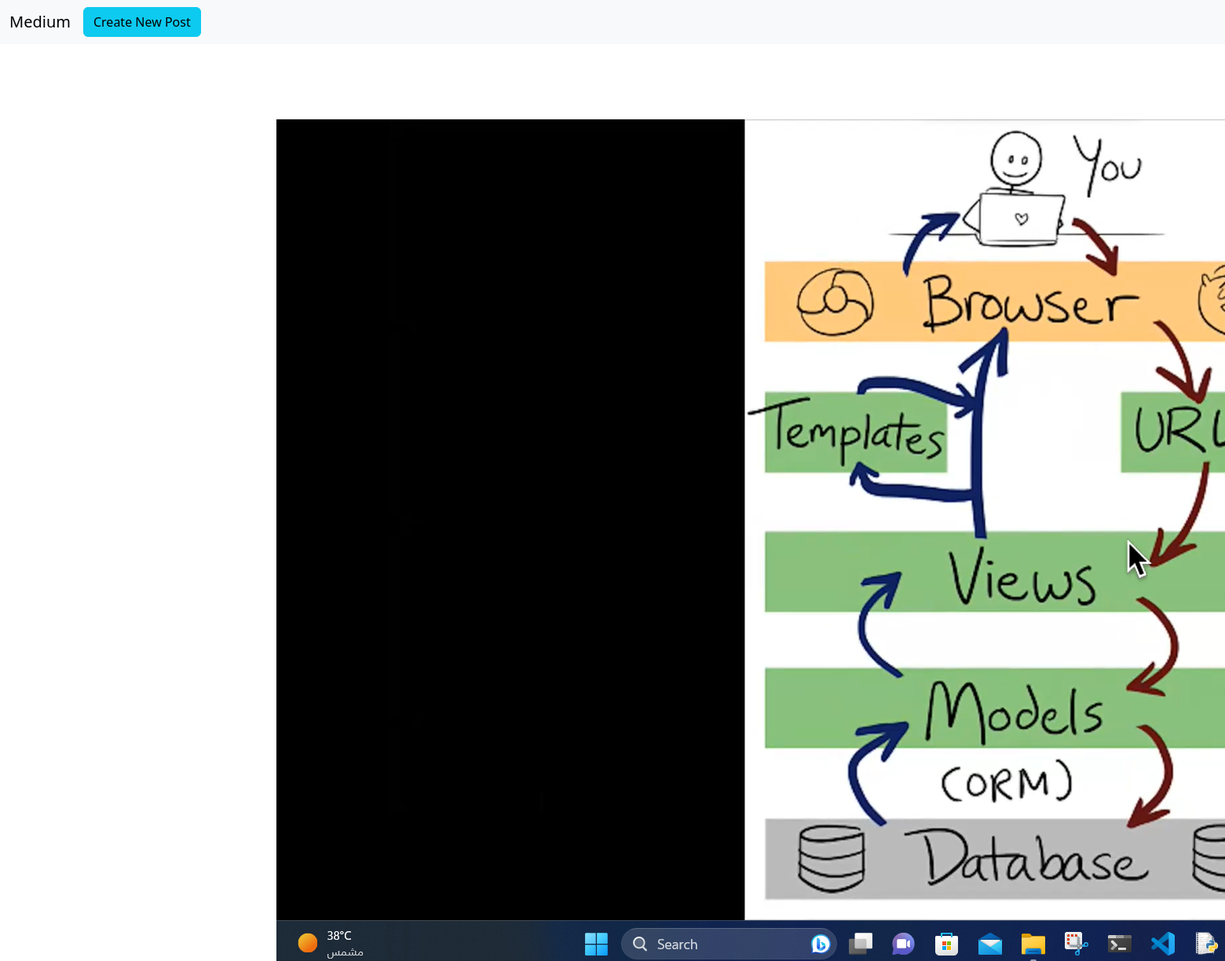
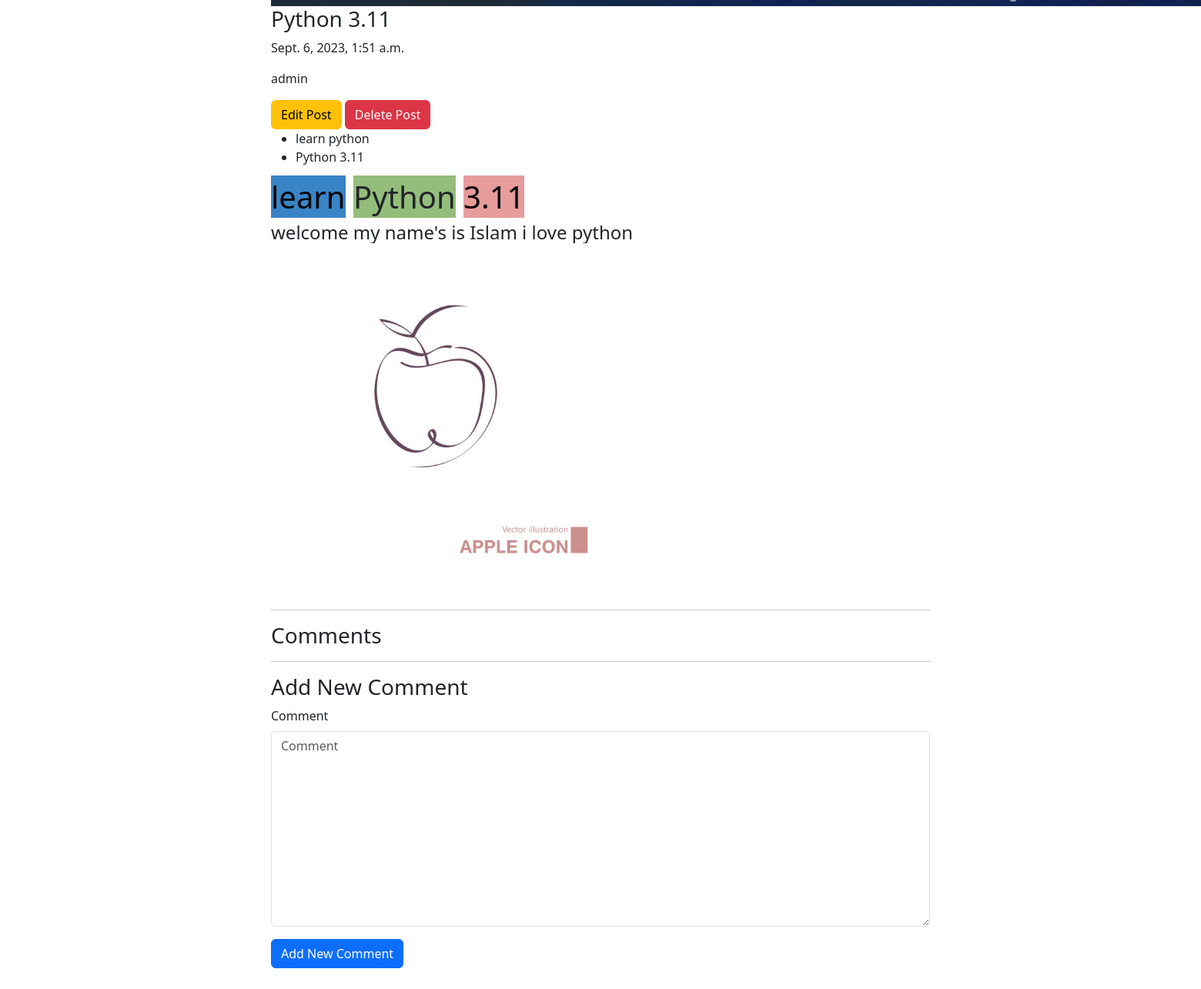
Page /blog/3 on the committed database (2 pictures, top to bottom).
### blog/models.py (models this page shows)
class Post(models.Model):
    title = models.CharField(max_length=100)
    content= models.TextField(max_length=30000)
    create_date= models.DateTimeField(default=timezone.now())
    draft = models.BooleanField(default=True)
    tags = TaggableManager()
    author = models.ForeignKey(User,on_delete=models.SET_NULL,null=True,blank=True,related_name='post_user')
    img =models.ImageField(upload_to='posts/',null=True)
    def __str__(self):
        return self.title

### blog/views.py (the view)
# urls.py: path('blog/<int:pk>' , Post_Detail),
def Post_Detail(request,pk):
    data = Post.objects.get(id=pk)
    post_comments = Comment.objects.filter(post=data)
    if request.method == 'POST':
        form = CommentForm(request.POST)
        if form.is_valid():
            myform = form.save(commit=False)
            myform.user = request.user
            myform.post = data
            myform.save()
    else:
        form = CommentForm()
    return render(request,'blog/post_detail.html',{'post':data , 'form':form , 'post_comments':post_comments})

### blog/forms.py
class CommentForm(forms.ModelForm):
    class Meta:
        model = Comment
        fields = ['Comment']

### blog/templates/blog/post_detail.html (shortened to what this page needs)
{% load django_bootstrap5 %}
<!doctype html>
<html lang="en">
  <head>
    <link rel="stylesheet" href="https://cdnjs.cloudflare.com/ajax/libs/bootstrap/5.3.1/css/bootstrap.min.css" />    <nav class="navbar navbar-expand-lg bg-body-tertiary">
        <div class="container-fluid">
          <a class="navbar-brand" href="/blog">Medium</a>
          <div class="collapse navbar-collapse" id="navbarSupportedContent">
            <a class="btn btn-info me-2" href="/blog/new">Create New Post</a>
          </div>
        </div>
      </nav>
      <div class="container mt-5">
        <div class="row py-5">
                <div class="col-lg-8 mx-auto">
                  <img src="{{post.img.url}}" alt="">
                  <h3>
                    {{post}}
                </h3>
                <p>{{post.create_date}}</p>
                <p>{{post.author}}</p>
                <a href="/blog/{{post.id}}/edit" class="btn btn-warning">Edit Post</a>
                <a href="/blog/{{post.id}}/delete" class="btn btn-danger">Delete Post</a>
                <ul>
                  {% for tag in post.tags.all %}
                    <li>{{ tag }}</li>
                  {% endfor %}
                </ul>
                <p>{{post.content|safe}}</p>
                <hr>
                <h3> Comments </h3>
                <hr>
                <h3> Add New Comment </h3>
                <form method="post">
                    {% bootstrap_form form %}
                    {% bootstrap_button button_type="submit" content="Add New Comment" %}
                </form>
                </div>
        </div>
      </div>
    </body>
</html>

### rows in the picture
Post: img (picture), title "Python 3.11", create_date "Sept. 6, 2023, 1:51 a.m.", author "admin", content "learn Python 3.11 welcome my name's is Islam i love python", content (picture)
Tag: name "learn python"
Tag: name "Python 3.11"
